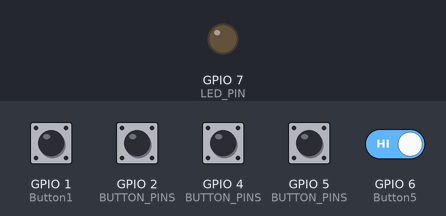
This sketch was run on a simulated ESP32-S3. On the bench: output pins drawn as LEDs (lit = HIGH). The inputs (shaded band) are chosen by the test bench; at power-on: GPIO 1 (Button1), GPIO 2 (BUTTON_PINS), GPIO 4 (BUTTON_PINS), GPIO 5 (BUTTON_PINS), GPIO 6 (Button5) HIGH. EEPROM starts erased; USB keyboard and mouse output is not drawn; what the sketch prints to the serial monitor is not drawn.

Above: at 0.0 s.
At 3.2 s:
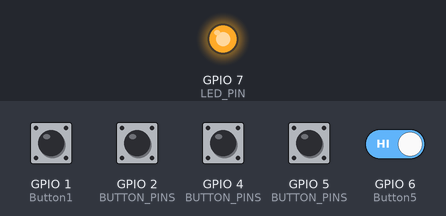
3.3 s: GPIO 1 (Button1) pulled LOW for 0.15 s
5.0 s: GPIO 2 (BUTTON_PINS) pulled LOW for 1 s
7.5 s: GPIO 1 (Button1) driven LOW and GPIO 6 (Button5) driven LOW
Timing chart, 0 to 10.5 s (numbered marks = the images above; inputs shaded):
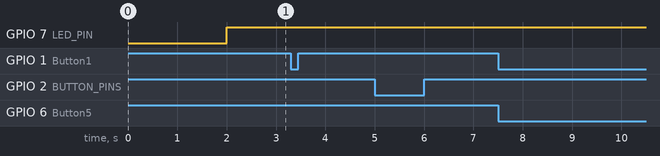

The sketch:

RallyController_ESP32S3.ino
```cpp
//  Rally Controller for ESP32-S3 Super Mini
//    Stathis
//    Based on work by NordicRally
//    Fixed & updated by Claude (Anthropic) - Feb 2026
//
//  Button behaviour:
//    Profile 1:
//      Button 1 — tap = '1' | hold = '6' (repeats every 300ms)
//      Button 2 — tap = '2' | hold = '+' (repeats every 300ms)
//      Button 3 — tap = '3' | hold = '-' (repeats every 300ms)
//      Button 4 — tap = '4' | hold = '7' (repeats every 300ms)
//      Button 5 — tap = '5' | hold = '8' (repeats every 300ms)
//    Profile 2:
//      Button 1 — tap = '1' | hold = '1' (repeats every 150ms)
//      Button 2 — tap = '2' | hold = '2' (repeats every 150ms)
//      Button 3 — tap = '3' | hold = '3' (repeats every 150ms)
//      Button 4 — tap = '4' | hold = '4' (repeats every 150ms)
//      Button 5 — tap = '5' | hold = '5' (repeats every 150ms)
//    Profile toggle — hold Button1 + Button5 for 3s
//    Active profile is saved to flash and restored on boot
//
//  LED (GP7):
//    Slow blink (500ms on/off) — waiting for BLE connection
//    Solid on                  — BLE connected

// ---------------------------------------------------------------------------
// Libraries
// ---------------------------------------------------------------------------
#include <BleKeyboard.h>   // ESP32-BLE-Keyboard by T-vK version 0.2.3
#include <Bounce2.h>       // Bounce2 by Thomas O Fredericks
#include <Preferences.h>   // ESP32 built-in flash storage

// ---------------------------------------------------------------------------
// BLE Device Identity
// ---------------------------------------------------------------------------
#define DeviceName         "RallyNavi P1"
#define DeviceManufacturer "S.R.I."
#define BatteryLevel       69

// ---------------------------------------------------------------------------
// KEY ASSIGNMENTS — Edit these to change what each button sends
//
// Profile 1 — tap and hold send different keys
//   good for navigation actions like pan (tap) and zoom (hold)
//
// Profile 2 — tap and hold send the same key
//   hold repeats the same key at keyboard-like speed
// ---------------------------------------------------------------------------

// Profile 1 — tap keys
#define KEY_P1_BTN1       '1'
#define KEY_P1_BTN2       '2'
#define KEY_P1_BTN3       '3'
#define KEY_P1_BTN4       '4'
#define KEY_P1_BTN5       '5'

// Profile 1 — hold keys (different from tap, repeats at HOLD_REPEAT_MS_P1)
#define KEY_P1_BTN1_HOLD  '6'
#define KEY_P1_BTN2_HOLD  '+'
#define KEY_P1_BTN3_HOLD  '-'
#define KEY_P1_BTN4_HOLD  '7'
#define KEY_P1_BTN5_HOLD  '8'

// Profile 2 — tap keys
#define KEY_P2_BTN1       '1'
#define KEY_P2_BTN2       '2'
#define KEY_P2_BTN3       '3'
#define KEY_P2_BTN4       '4'
#define KEY_P2_BTN5       '5'

// Profile 2 — hold keys (same as tap, repeats at HOLD_REPEAT_MS_P2)
#define KEY_P2_BTN1_HOLD  '1'
#define KEY_P2_BTN2_HOLD  '2'
#define KEY_P2_BTN3_HOLD  '3'
#define KEY_P2_BTN4_HOLD  '4'
#define KEY_P2_BTN5_HOLD  '5'

// ---------------------------------------------------------------------------
// TIMING SETTINGS
//   RECONNECT_DELAY_MS  — delay on startup before advertising
//                         gives Android time to clear stale BLE session
//   PROFILE_SWITCH_MS   — how long to hold Button1+Button5 to switch profile
//   DEBOUNCE_MS         — increase if buttons still multifire
//   LONG_PRESS_MS       — how long to hold before long press activates
//                         same for both profiles
//   HOLD_REPEAT_MS_P1   — repeat speed for Profile 1 hold keys
//                         slower (300ms) suits zoom/navigation control
//   HOLD_REPEAT_MS_P2   — repeat speed for Profile 2 hold keys
//                         faster (150ms) suits keyboard-like repeat
//   LED_BLINK_MS        — blink interval when waiting for connection (ms)
// ---------------------------------------------------------------------------
#define RECONNECT_DELAY_MS  1000
#define PROFILE_SWITCH_MS   3000
#define DEBOUNCE_MS         100
#define LONG_PRESS_MS       500
#define HOLD_REPEAT_MS_P1   300
#define HOLD_REPEAT_MS_P2   150
#define LED_BLINK_MS        500

// ---------------------------------------------------------------------------
// Pin Assignments  —  ESP32-S3 Super Mini
// ---------------------------------------------------------------------------
const int Button1  = 1;
const int Button2  = 2;
const int Button3  = 4;
const int Button4  = 5;
const int Button5  = 6;
const int LED_PIN  = 7;   // Status LED — GP7 (left side pin 9)

// ---------------------------------------------------------------------------
// Button Config
// ---------------------------------------------------------------------------
#define NUM_BUTTONS 5
const uint8_t BUTTON_PINS[NUM_BUTTONS] = {Button1, Button2, Button3, Button4, Button5};

Bounce* buttons = new Bounce[NUM_BUTTONS];

BleKeyboard bleKeyboard(DeviceName, DeviceManufacturer, BatteryLevel);

Preferences preferences;

// ---------------------------------------------------------------------------
// Profile
// ---------------------------------------------------------------------------
bool toggle_mode = false;   // false = Profile 1, true = Profile 2

void saveProfile() {
  preferences.begin("rally", false);
  preferences.putBool("profile", toggle_mode);
  preferences.end();
  Serial.println("* Profile saved to flash *");
}

void loadProfile() {
  preferences.begin("rally", false);
  toggle_mode = preferences.getBool("profile", false);
  preferences.end();
  Serial.println("* Loaded profile: " + String(toggle_mode ? "2" : "1") + " *");
}

// ---------------------------------------------------------------------------
// LED — update based on connection state
//   Connected    → solid on
//   Waiting      → slow blink every LED_BLINK_MS
// ---------------------------------------------------------------------------
void updateLED() {
  if (bleKeyboard.isConnected()) {
    digitalWrite(LED_PIN, HIGH);
  } else {
    // Non-blocking blink using millis
    if ((millis() / LED_BLINK_MS) % 2 == 0) {
      digitalWrite(LED_PIN, HIGH);
    } else {
      digitalWrite(LED_PIN, LOW);
    }
  }
}

// ---------------------------------------------------------------------------
// Long press state tracking — one set of variables per button
// ---------------------------------------------------------------------------
struct ButtonState {
  unsigned long pressTime     = 0;
  bool longPressActive        = false;
  unsigned long lastRepeat    = 0;
};

ButtonState btnState[NUM_BUTTONS];

// ---------------------------------------------------------------------------
// Setup
// ---------------------------------------------------------------------------
void setup() {
  Serial.begin(115200);
  delay(1000);
  Serial.println("<! Starting Rally Controller (ESP32-S3) !>");

  // LED
  pinMode(LED_PIN, OUTPUT);
  digitalWrite(LED_PIN, LOW);

  // Load saved profile from flash
  loadProfile();

  for (int i = 0; i < NUM_BUTTONS; i++) {
    buttons[i].attach(BUTTON_PINS[i], INPUT_PULLUP);
    buttons[i].interval(DEBOUNCE_MS);
  }

  bleKeyboard.begin();
  Serial.println("< BLE Keyboard started — waiting " + String(RECONNECT_DELAY_MS / 1000) + "s before advertising >");
  delay(RECONNECT_DELAY_MS);
  Serial.println("< Now advertising — waiting for connection >");
}

// ---------------------------------------------------------------------------
// Handle a single button — tap and long press logic
// ---------------------------------------------------------------------------
void handleButton(int index, char tapKey, char holdKey, unsigned long repeatMs) {

  // Button just pressed — start timer
  if (buttons[index].fell()) {
    btnState[index].pressTime       = millis();
    btnState[index].longPressActive = false;
  }

  // Button held — check for long press threshold
  if (buttons[index].read() == LOW) {
    unsigned long heldFor = millis() - btnState[index].pressTime;

    if (!btnState[index].longPressActive && heldFor > LONG_PRESS_MS) {
      // Just crossed threshold — fire once immediately
      btnState[index].longPressActive = true;
      btnState[index].lastRepeat      = millis();
      Serial.println("Button" + String(index + 1) + " HOLD → '" + holdKey + "'");
      bleKeyboard.write(holdKey);

    } else if (btnState[index].longPressActive && (millis() - btnState[index].lastRepeat > repeatMs)) {
      // Repeat while still held
      btnState[index].lastRepeat = millis();
      Serial.println("Button" + String(index + 1) + " HOLD repeat → '" + holdKey + "'");
      bleKeyboard.write(holdKey);
    }
  }

  // Button released
  if (buttons[index].rose()) {
    if (!btnState[index].longPressActive) {
      Serial.println("Button" + String(index + 1) + " TAP → '" + tapKey + "'");
      bleKeyboard.write(tapKey);
    }
    btnState[index].longPressActive = false;
  }
}

// ---------------------------------------------------------------------------
// Loop
// ---------------------------------------------------------------------------
void loop() {

  // Update LED state
  updateLED();

  // Print connection status every 3 seconds
  static unsigned long lastStatusPrint = 0;
  if (millis() - lastStatusPrint > 3000) {
    lastStatusPrint = millis();
    if (bleKeyboard.isConnected()) {
      Serial.println("[ Status: CONNECTED | Profile: " + String(toggle_mode ? "2" : "1") + " ]");
    } else {
      Serial.println("[ Status: waiting for connection... ]");
    }
  }

  // Update all Bounce instances
  for (int i = 0; i < NUM_BUTTONS; i++) {
    buttons[i].update();
  }

  // Profile toggle: hold Button1 + Button5 for PROFILE_SWITCH_MS
  if ((digitalRead(Button1) == LOW) && (digitalRead(Button5) == LOW)) {
    delay(PROFILE_SWITCH_MS);
    if ((digitalRead(Button1) == LOW) && (digitalRead(Button5) == LOW)) {
      toggle_mode = !toggle_mode;
      Serial.println("* Switched to Profile " + String(toggle_mode ? "2" : "1") + " *");
      saveProfile();
      // Wait for release to avoid re-triggering
      while ((digitalRead(Button1) == LOW) || (digitalRead(Button5) == LOW)) {
        delay(10);
      }
    }
  }

  // Only send keys when BLE is connected
  if (!bleKeyboard.isConnected()) {
    return;
  }

  // Handle all 5 buttons based on active profile
  if (!toggle_mode) {
    // Profile 1 — slower repeat suits zoom/navigation control
    handleButton(0, KEY_P1_BTN1, KEY_P1_BTN1_HOLD, HOLD_REPEAT_MS_P1);
    handleButton(1, KEY_P1_BTN2, KEY_P1_BTN2_HOLD, HOLD_REPEAT_MS_P1);
    handleButton(2, KEY_P1_BTN3, KEY_P1_BTN3_HOLD, HOLD_REPEAT_MS_P1);
    handleButton(3, KEY_P1_BTN4, KEY_P1_BTN4_HOLD, HOLD_REPEAT_MS_P1);
    handleButton(4, KEY_P1_BTN5, KEY_P1_BTN5_HOLD, HOLD_REPEAT_MS_P1);
  } else {
    // Profile 2 — faster repeat suits keyboard-like behaviour
    handleButton(0, KEY_P2_BTN1, KEY_P2_BTN1_HOLD, HOLD_REPEAT_MS_P2);
    handleButton(1, KEY_P2_BTN2, KEY_P2_BTN2_HOLD, HOLD_REPEAT_MS_P2);
    handleButton(2, KEY_P2_BTN3, KEY_P2_BTN3_HOLD, HOLD_REPEAT_MS_P2);
    handleButton(3, KEY_P2_BTN4, KEY_P2_BTN4_HOLD, HOLD_REPEAT_MS_P2);
    handleButton(4, KEY_P2_BTN5, KEY_P2_BTN5_HOLD, HOLD_REPEAT_MS_P2);
  }

}
```

Measured:
- after the input at 3.3 s, every drawn part: stays the same
- after the input at 5.0 s, every drawn part: stays the same
- after the input at 7.5 s, every drawn part: stays the same
